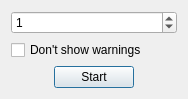
<?xml version="1.0" encoding="UTF-8"?>
<ui version="4.0">
 <class>TimerWind</class>
 <widget class="QDialog" name="TimerWind">
  <property name="geometry">
   <rect>
    <x>0</x>
    <y>0</y>
    <width>174</width>
    <height>90</height>
   </rect>
  </property>
  <property name="windowTitle">
   <string>SimpleTimer</string>
  </property>
  <property name="windowIcon">
   <iconset>
    <normaloff>:/SimpleTimerLogo.png</normaloff>:/SimpleTimerLogo.png</iconset>
  </property>
  <layout class="QGridLayout" name="gridLayout_2">
   <property name="leftMargin">
    <number>0</number>
   </property>
   <property name="topMargin">
    <number>0</number>
   </property>
   <property name="rightMargin">
    <number>0</number>
   </property>
   <property name="bottomMargin">
    <number>0</number>
   </property>
   <item row="0" column="0">
    <widget class="QStackedWidget" name="stackedWidget">
     <property name="currentIndex">
      <number>0</number>
     </property>
     <widget class="QWidget" name="mainPage">
      <layout class="QGridLayout" name="gridLayout">
       <item row="0" column="0" colspan="3">
        <widget class="QSpinBox" name="minSelect">
         <property name="minimum">
          <number>0</number>
         </property>
         <property name="maximum">
          <number>99999999</number>
         </property>
         <property name="value">
          <number>1</number>
         </property>
        </widget>
       </item>
       <item row="1" column="0" colspan="3">
        <widget class="QCheckBox" name="showWarnChk">
         <property name="text">
          <string>Don't show warnings</string>
         </property>
        </widget>
       </item>
       <item row="2" column="0">
        <spacer name="horizontalSpacer_6">
         <property name="orientation">
          <enum>Qt::Horizontal</enum>
         </property>
         <property name="sizeHint" stdset="0">
          <size>
           <width>27</width>
           <height>20</height>
          </size>
         </property>
        </spacer>
       </item>
       <item row="2" column="1">
        <widget class="QPushButton" name="startBtn">
         <property name="text">
          <string>Start</string>
         </property>
        </widget>
       </item>
       <item row="2" column="2">
        <spacer name="horizontalSpacer_4">
         <property name="orientation">
          <enum>Qt::Horizontal</enum>
         </property>
         <property name="sizeHint" stdset="0">
          <size>
           <width>27</width>
           <height>20</height>
          </size>
         </property>
        </spacer>
       </item>
      </layout>
     </widget>
     <widget class="QWidget" name="timePage">
      <layout class="QGridLayout" name="gridLayout_5">
       <item row="0" column="0" colspan="2">
        <widget class="QLabel" name="timeLbl">
         <property name="text">
          <string>00 : 00</string>
         </property>
         <property name="textFormat">
          <enum>Qt::PlainText</enum>
         </property>
         <property name="alignment">
          <set>Qt::AlignCenter</set>
         </property>
        </widget>
       </item>
       <item row="1" column="0">
        <widget class="QPushButton" name="pauseBtn">
         <property name="text">
          <string>Pause</string>
         </property>
        </widget>
       </item>
       <item row="1" column="1">
        <widget class="QPushButton" name="resetBtn">
         <property name="text">
          <string>Reset</string>
         </property>
        </widget>
       </item>
      </layout>
     </widget>
    </widget>
   </item>
  </layout>
 </widget>
 <layoutdefault spacing="6" margin="11"/>
 <resources/>
 <connections/>
</ui>
